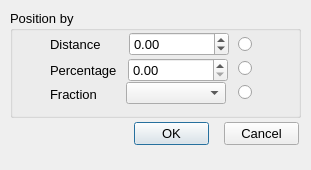
<?xml version="1.0" encoding="UTF-8"?>
<ui version="4.0">
 <class>PositionAlong_Dialog</class>
 <widget class="QDialog" name="PositionAlong_Dialog">
  <property name="geometry">
   <rect>
    <x>0</x>
    <y>0</y>
    <width>311</width>
    <height>170</height>
   </rect>
  </property>
  <property name="minimumSize">
   <size>
    <width>311</width>
    <height>170</height>
   </size>
  </property>
  <property name="maximumSize">
   <size>
    <width>311</width>
    <height>170</height>
   </size>
  </property>
  <property name="font">
   <font>
    <pointsize>10</pointsize>
   </font>
  </property>
  <property name="windowTitle">
   <string>Position along an entity by</string>
  </property>
  <widget class="QGroupBox" name="groupBox">
   <property name="geometry">
    <rect>
     <x>10</x>
     <y>10</y>
     <width>291</width>
     <height>108</height>
    </rect>
   </property>
   <property name="font">
    <font>
     <pointsize>10</pointsize>
    </font>
   </property>
   <property name="title">
    <string>Position by</string>
   </property>
   <widget class="QLabel" name="label_9">
    <property name="geometry">
     <rect>
      <x>40</x>
      <y>50</y>
      <width>101</width>
      <height>20</height>
     </rect>
    </property>
    <property name="font">
     <font>
      <pointsize>10</pointsize>
     </font>
    </property>
    <property name="text">
     <string>Percentage</string>
    </property>
   </widget>
   <widget class="QLabel" name="label_8">
    <property name="geometry">
     <rect>
      <x>40</x>
      <y>24</y>
      <width>101</width>
      <height>20</height>
     </rect>
    </property>
    <property name="font">
     <font>
      <pointsize>10</pointsize>
     </font>
    </property>
    <property name="text">
     <string>Distance</string>
    </property>
   </widget>
   <widget class="QRadioButton" name="_200">
    <property name="geometry">
     <rect>
      <x>228</x>
      <y>24</y>
      <width>21</width>
      <height>21</height>
     </rect>
    </property>
    <property name="layoutDirection">
     <enum>Qt::LeftToRight</enum>
    </property>
    <property name="text">
     <string/>
    </property>
   </widget>
   <widget class="QRadioButton" name="_201">
    <property name="geometry">
     <rect>
      <x>228</x>
      <y>48</y>
      <width>21</width>
      <height>21</height>
     </rect>
    </property>
    <property name="layoutDirection">
     <enum>Qt::LeftToRight</enum>
    </property>
    <property name="text">
     <string/>
    </property>
   </widget>
   <widget class="QLabel" name="label_6">
    <property name="geometry">
     <rect>
      <x>40</x>
      <y>74</y>
      <width>111</width>
      <height>20</height>
     </rect>
    </property>
    <property name="font">
     <font>
      <pointsize>10</pointsize>
     </font>
    </property>
    <property name="text">
     <string>Fraction</string>
    </property>
   </widget>
   <widget class="QComboBox" name="_102">
    <property name="geometry">
     <rect>
      <x>116</x>
      <y>72</y>
      <width>100</width>
      <height>22</height>
     </rect>
    </property>
   </widget>
   <widget class="QRadioButton" name="_202">
    <property name="geometry">
     <rect>
      <x>228</x>
      <y>72</y>
      <width>21</width>
      <height>21</height>
     </rect>
    </property>
    <property name="layoutDirection">
     <enum>Qt::LeftToRight</enum>
    </property>
    <property name="text">
     <string/>
    </property>
   </widget>
   <widget class="RCDoubleSpinBox" name="_100">
    <property name="geometry">
     <rect>
      <x>119</x>
      <y>22</y>
      <width>100</width>
      <height>24</height>
     </rect>
    </property>
    <property name="minimum">
     <double>-1000000.000000000000000</double>
    </property>
    <property name="maximum">
     <double>1000000.000000000000000</double>
    </property>
   </widget>
   <widget class="RCDoubleSpinBox" name="_101">
    <property name="geometry">
     <rect>
      <x>118</x>
      <y>48</y>
      <width>100</width>
      <height>24</height>
     </rect>
    </property>
   </widget>
  </widget>
  <widget class="QPushButton" name="_2">
   <property name="geometry">
    <rect>
     <x>224</x>
     <y>122</y>
     <width>75</width>
     <height>23</height>
    </rect>
   </property>
   <property name="text">
    <string>Cancel</string>
   </property>
   <property name="autoDefault">
    <bool>false</bool>
   </property>
  </widget>
  <widget class="QPushButton" name="_1">
   <property name="geometry">
    <rect>
     <x>134</x>
     <y>122</y>
     <width>75</width>
     <height>23</height>
    </rect>
   </property>
   <property name="text">
    <string>OK</string>
   </property>
   <property name="autoDefault">
    <bool>false</bool>
   </property>
   <property name="default">
    <bool>true</bool>
   </property>
  </widget>
 </widget>
 <customwidgets>
  <customwidget>
   <class>RCDoubleSpinBox</class>
   <extends>QDoubleSpinBox</extends>
   <header>../RealCADQt/source/rcdoublespinbox.h</header>
  </customwidget>
 </customwidgets>
 <resources/>
 <connections/>
</ui>
